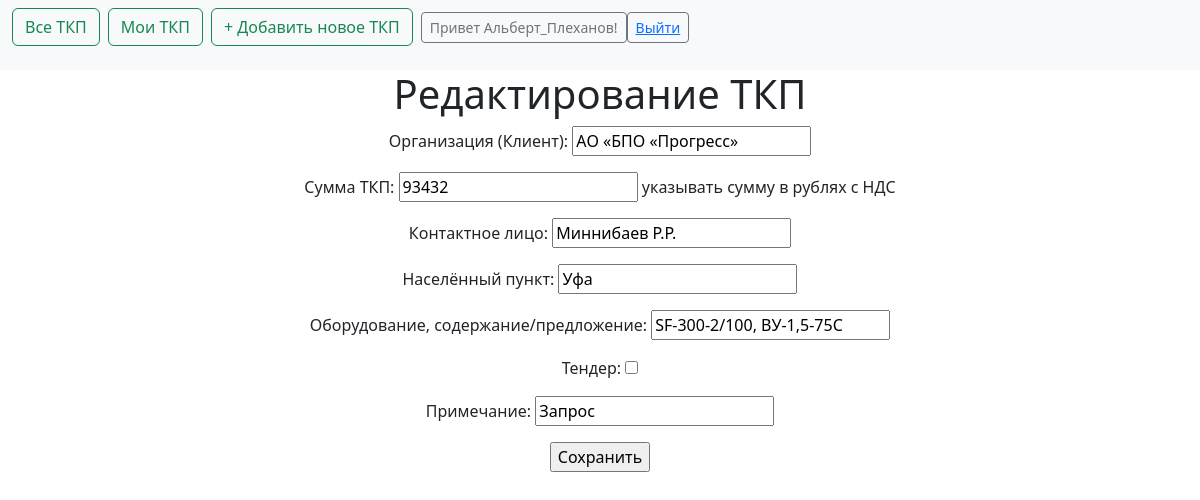
The app's page /tkp/5/edit/ (signed in) with its own data.
### sales/models.py (models this page shows, shortened)
class Tkp_new(models.Model):
    unique_id_tkp = models.UUIDField(default=uuid.uuid4, editable=False, unique=True)
    title = models.CharField("Организация (Клиент)", max_length=200)
    data_create_tkp = models.DateField("Дата ТКП", default=date.today)
    time_update_tkp = models.DateTimeField(auto_now=True)
    summa_tkp = models.PositiveSmallIntegerField("Сумма ТКП", default=0, help_text="указывать сумму в рублях с НДС")
    kontakt_tkp = models.CharField("Контактное лицо", max_length=200)
    city_client = models.CharField("Населённый пункт", max_length=200)
    description_tkp = models.CharField("Оборудование, содержание/предложение", max_length=200)
    tender_tkp = models.BooleanField("Тендер", default=False)
    notes_tkp = models.CharField("Примечание", max_length=200, blank=True, default='')
    author = models.ForeignKey(
        'auth.User',
        on_delete=models.CASCADE,
    )
    members = models.ManyToManyField(User, related_name="members", blank=True)

### sales/views.py (the view)
# urls.py: path('tkp/<int:pk>/edit/', TkpUpdateView.as_view(), name='tkp_edit'),
class TkpUpdateView(UpdateView):
    model = Tkp_new
    template_name = 'tkp_new_update_form.html'
    fields = ['title',
              'summa_tkp',
              'kontakt_tkp',
              'city_client',
              'description_tkp',
              'tender_tkp',
              'notes_tkp',
              'slug'
              ]
    template_name_suffix = '_update_form'

### templates/tkp_new_update_form.html
{% extends 'base.html' %}
{% block content %}
    <h1>Редактирование ТКП</h1>
<form method="post">{% csrf_token %}
      {{ form.as_p }}
    <input type="submit" value="Сохранить" />
</form>
{% endblock content %}

### templates/base.html (shortened to what this page needs)
{% load static %}
<html>
  <head>
    <link href="{% static 'css/bootstrap.min.css' %}" rel="stylesheet">
  </head>
  <body>
   <nav class="navbar bg-body-tertiary">
  <form class="container-fluid justify-content-start">
  {% if user.is_authenticated and user.is_staff %}
    <button class="btn btn-outline-success me-2" type="button"><a href="{% url 'home' %}" class="nav-link">Все ТКП</a></button>
  {% endif %}
    <button class="btn btn-outline-success me-2" type="button"><a href="{% url 'my_list' %}" class="nav-link">Мои ТКП</a></button>
    <button class="btn btn-outline-success me-2" type="button"><a href="{% url 'tkp_add' %}" class="nav-link">+ Добавить новое ТКП</a></button>
  {% if user.is_authenticated %}
    <button class="btn btn-sm btn-outline-secondary" type="button">Привет {{ user.username }}!</button>
    <button class="btn btn-sm btn-outline-secondary" type="button"><a href="{% url 'logout' %}">Выйти</a></button>
  {% else %}
    <button class="btn btn-sm btn-outline-secondary" type="button">Вы не вошли</button>
    <button class="btn btn-sm btn-outline-secondary" type="button"><a href="{% url 'login' %}">Войти</a></button>
  {% endif %}
  </form>
</nav>
    <div class="container text-center">
      <div class="row">
        <div class="col-12">
          {% block content %}
          {% endblock content %}
        </div>
      </div>
    </div>
  </body>
</html>

### records on screen
Tkp_new: title "АО «БПО «Прогресс»", summa_tkp "93432", kontakt_tkp "Миннибаев Р.Р.", city_client "Уфа", description_tkp "SF-300-2/100, ВУ-1,5-75С", notes_tkp "Запрос"

### other values on screen
{{ user.username }} "Альберт_Плеханов"
